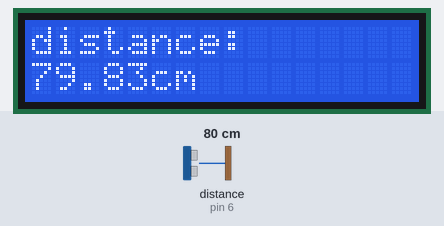
A sketch run on a simulated Arduino Uno, built with avr-gcc and run on an emulated ATmega328P. On the bench: 16×2 character LCD. Wiring (inferred from the names in the program): ultrasonic range finder: trigger pin 7; echo pin 6. Inputs (shaded band) come from the test bench; at power-on: distance to the obstacle (sensor on pin 6) 80 cm. The echo pulse lasts 58.3 µs per cm.

Above: at 1.2 s.
1.3 s: distance to the obstacle (sensor on pin 6) set to 120 cm
At 2.8 s:
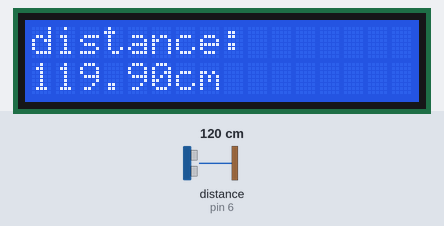
3.1 s: distance to the obstacle (sensor on pin 6) set to 2 cm
At 4.3 s:
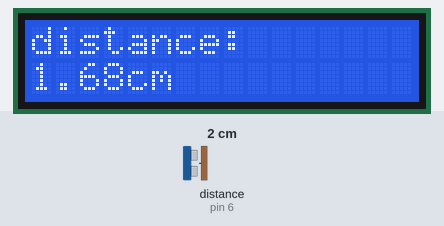
4.6 s: distance to the obstacle (sensor on pin 6) set to 4 cm
At 5.3 s:
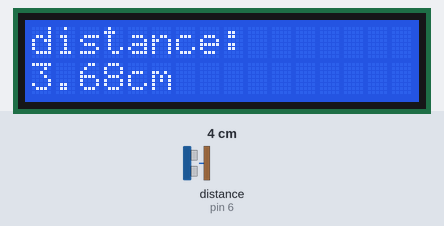
Timing chart, 0 to 7.6 s (numbered marks = the images above; inputs shaded):
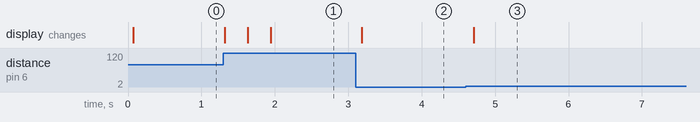

The sketch:

LCD_Hcsr04.ino
```cpp
#include <LiquidCrystal.h>
const int t = 3000;
const int echo = 6;
const int trig = 7;

LiquidCrystal lcd( 12, 11, 5, 4, 3, 2 );    // Rs E d4 d5 d6 d7


void setup(){
    Serial.begin( 9600 );
    lcd.begin( 16, 2 );                    // 2 x 16  col x row
    pinMode( echo, INPUT );
    pinMode( trig, OUTPUT );
 }

void loop(){
    digitalWrite( trig, LOW );                         // sensor is passive
    delayMicroseconds(5);
    digitalWrite( trig, HIGH );                        // generate soundwave and activated sensor
    delayMicroseconds(5);
    digitalWrite( trig, LOW );

    int timer = pulseIn( echo, HIGH );
    float distance = ( timer/2 ) / 29.1;

    lcd.clear();
    lcd.print( "distance: " );
    lcd.setCursor( 0,1 );
    lcd.print( distance );
    lcd.print( "cm" );

    delay( 300 );

}
```

Measured:
- after the input at 1.3 s, the display: changes at once (image 1)
- after the input at 3.1 s, the display: changes after 0.08 s (image 2)
- after the input at 4.6 s, the display: changes after 0.11 s (image 3)
